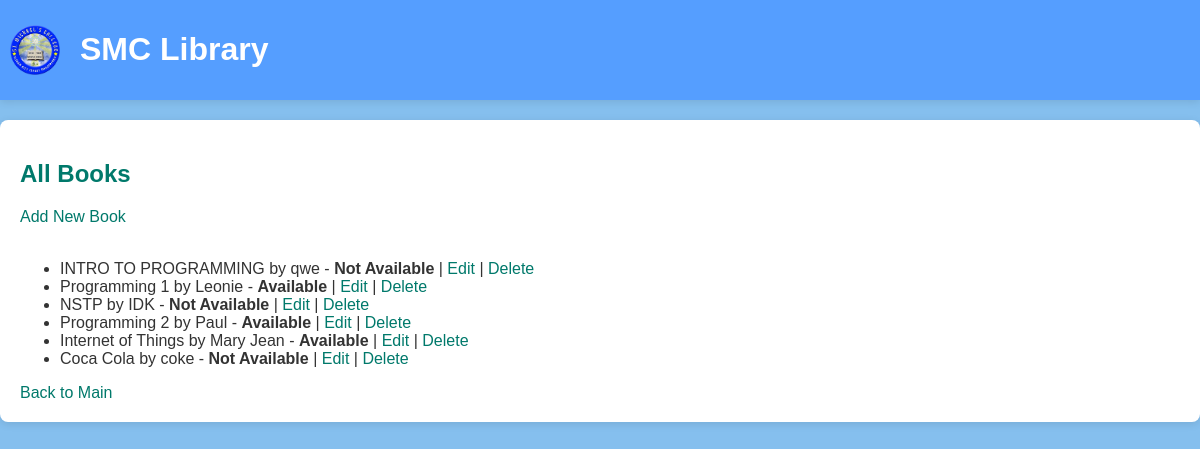
Screenshot of /library/booklist with the database file from the repository.
### Library/models.py (models this page shows, shortened)
class Book(models.Model):
    title = models.CharField(max_length=255)
    author = models.CharField(max_length=255)
    isbn = models.CharField(max_length=13, unique=True)
    price = models.IntegerField(default=None, null=True)
    Date_acquired = models.DateTimeField(null=True, blank = True)

### Library/views.py (the view)
# urls.py: path('library/booklist', views.book_list, name='book_list'),
def book_list(request):
    template = loader.get_template('book_list.html')
    books = Book.objects.all()
    context = {'books': books}
    return HttpResponse(template.render(context, request))

### Library/templates/book_list.html (shortened to what this page needs)
{% extends "master.html" %}
{% block content %}
<h2>All Books</h2>
<a href="{% url 'add_book' %}">Add New Book</a><br><br>
<ul>
    {% for book in books %}
        <li>
            {{ book.title }} by {{ book.author }} -
        {% if book.booksstatus_set.first.BookStatus %}
            <strong>Available</strong>
        {% else %}
            <strong>Not Available</strong>
        {% endif %}
        | <a href="{% url 'edit_book' book.id %}">Edit</a>
        | <a href="{% url 'delete_book' book.id %}">Delete</a>
        </li>
    {% endfor %}
</ul>
<a href="{% url 'pagemain' %}">Back to Main</a>
{% endblock %}

### Library/templates/master.html (style rules this page uses)
body { font-family: Arial, sans-serif; background-color: #85bfee; margin: 0; padding: 0; color: #333; }
h2, h3, h4 { color: #00796b; }
a { color: #00796b; text-decoration: none; }

### rows the page displays
Book: title "INTRO TO PROGRAMMING", author "qwe", shows "Not Available"
Book: title "Programming 1", author "Leonie", shows "Available"
Book: title "NSTP", author "IDK", shows "Not Available"
Book: title "Programming 2", author "Paul", shows "Available"
Book: title "Internet of Things", author "Mary Jean", shows "Available"
Book: title "Coca Cola", author "coke", shows "Not Available"
